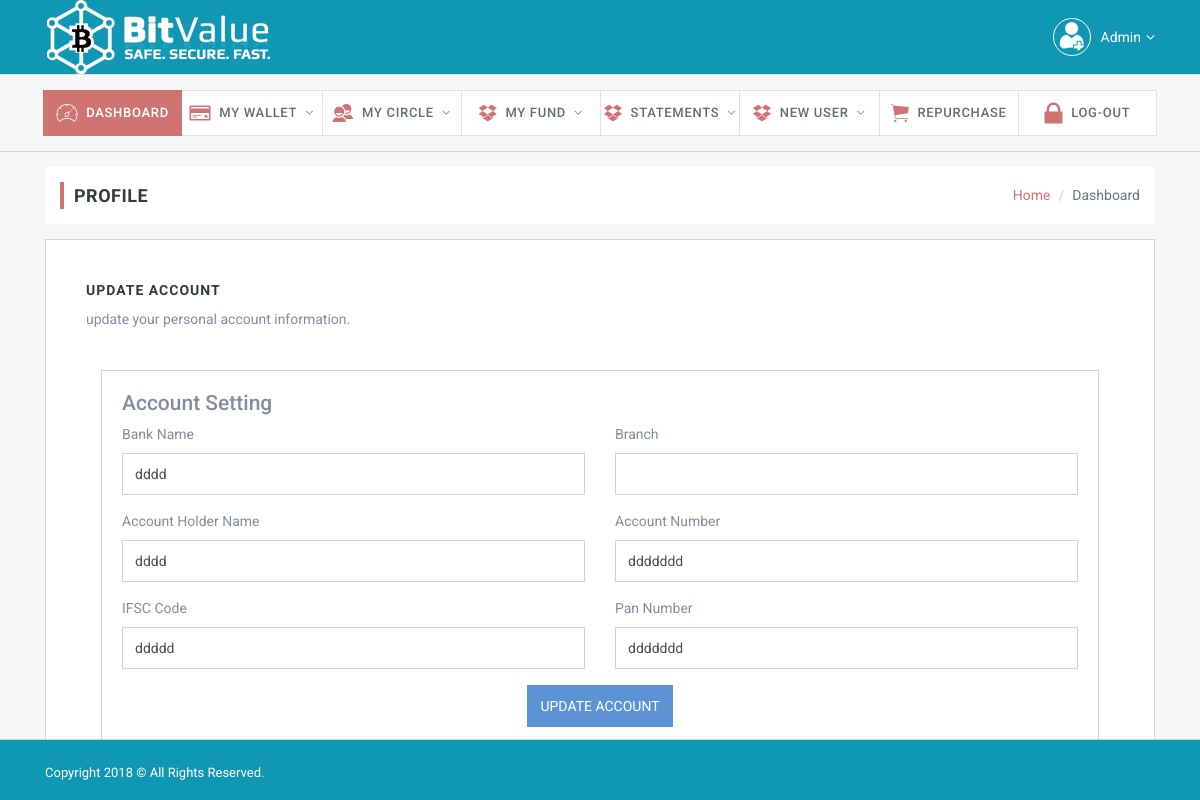
The app's page /bank.php (signed in) with its own data.
### tables this page shows
CREATE TABLE `registration` (
  `UserID` varchar(100) NOT NULL,
  `ChainID` varchar(100) NOT NULL,
  `DirectID` varchar(100) NOT NULL,
  `UserEmail` varchar(100) NOT NULL,
  `Password` varchar(100) NOT NULL,
  `TPassword` varchar(100) NOT NULL,
  `EPassword` varchar(100) NOT NULL,
  `ETPassword` varchar(100) NOT NULL,
  `DOB` varchar(100) NOT NULL,
  `FirstName` varchar(100) NOT NULL,
  `LastName` varchar(100) NOT NULL,
  `Gender` varchar(10) NOT NULL,
  `MobileNo` varchar(100) NOT NULL,
  `Address` longtext NOT NULL,
  `country` varchar(100) NOT NULL DEFAULT 'India',
  `state` varchar(100) NOT NULL,
  `district` varchar(100) NOT NULL,
  `City` varchar(100) NOT NULL,
  `Zip` varchar(100) NOT NULL,
  `Position` varchar(100) NOT NULL,
  `RegistrationDate` varchar(100) NOT NULL,
  `Acc_Holder_Name` varchar(100) NOT NULL,
  `Bank_Name` varchar(100) NOT NULL,
  `Bank_Acc_No` varchar(100) NOT NULL,
  `Branch_Name` varchar(100) NOT NULL,
  `IFSC_Code` varchar(100) NOT NULL,
  `Account_Type` varchar(100) NOT NULL,
  `Pan_Number` varchar(100) NOT NULL,
  `Status` varchar(100) NOT NULL DEFAULT 'Active',
  `PaidStatus` varchar(100) NOT NULL DEFAULT 'Free',
  `timeinstring` int(100) NOT NULL,
  `EmailCode` longtext NOT NULL,
  `scode` int(100) NOT NULL,
  `EmailVerify` int(2) NOT NULL DEFAULT '1',
  `EmailStatus` int(2) NOT NULL DEFAULT '0',
  `currentbtc` varchar(100) NOT NULL,
  `ademail` varchar(100) NOT NULL,
  `admethod` varchar(100) NOT NULL,
  `About` longtext NOT NULL,
  `BTCAccount` varchar(100) NOT NULL,
  `Paytm` varchar(100) NOT NULL,
  `NetellerAccount` varchar(100) NOT NULL,
  `PaypalEmailID` varchar(100) NOT NULL,
  `profilepic` varchar(1000) NOT NULL,
  `addressproof` varchar(1000) NOT NULL,
  `pin` varchar(100) NOT NULL,
  `pancard` varchar(1000) NOT NULL,
  `Adtype` varchar(100) NOT NULL,
  `totalbusiness` varchar(100) NOT NULL,
  `topupsincome` varchar(100) NOT NULL,
  `nonincome` varchar(100) NOT NULL,
  `levelstatus` int(10) NOT NULL,
  `nomineerelation` varchar(100) NOT NULL,
  `nomineename` varchar(100) NOT NULL,
  `widstatus` int(10) NOT NULL DEFAULT '1',
  `Id` int(100) NOT NULL,
  `silverpoolstatus` int(100) NOT NULL,
  `princepoolstatus` int(100) NOT NULL
);

### package/Memberclass.php (called while the page is built, shortened)
<?php
class Member
{
	public function __construct()
	{
		$this->mysqli2 = new mysqli('localhost', 'root', '', 'gstarmar_mlm');
		$this->userID = $_SESSION['User_Array']['UserID'];
	}
function loaduserinfo()
{
	 $query4 = "SELECT * FROM Registration WHERE UserID = '".$this->userID."'";
       $result4=$this->mysqli2->query($query4);
       $num=$result4->fetch_assoc();
	   return $num;
}
}
$obj = new Member();
?>

### bank.php (the view, shortened to what this page needs)
<?php include("header.php"); ?>
<?php
$userdata=$obj->loaduserinfo();
$userinfo=$userdata;
?>
  <div class="slim-mainpanel">
      <div class="container">
        <div class="slim-pageheader">
          <ol class="breadcrumb slim-breadcrumb">
            <li class="breadcrumb-item"><a href="#">Home</a></li>
            <li class="breadcrumb-item active" aria-current="page">Dashboard</li>
          </ol>
          <h6 class="slim-pagetitle">Profile</h6>
        </div>
    <div class="section-wrapper">
          <label class="section-title">Update Account</label>
          <p class="mg-b-20 mg-sm-b-40">update your personal account information.</p>
		 <div class="content-page">
        <div class="content">
            <div class="container-fluid">
         <div id="dvPageContent" class="page-content">
                <div class="row">
                   <div class="col-lg-12 col-md-12">
                         <div class="card" style="padding:20px">
                            <div class="header">
                                <h4 class="title">Account Setting</h4>
                            </div>
	                            <div class="content">
	                                <form action="" method="post" >
	                                     <div class="row">
	                                        <div class="col-md-6">
												<div class="form-group label-floating">
													<label class="control-label">Bank Name</label>
													<input type="text" id="userid" class="form-control border-input" value="<?php echo $userinfo['Bank_Name']; ?>" name="Bank_Name">
												</div>
	                                        </div>
	                                         <div class="col-md-6">
												<div class="form-group label-floating">
													<label class="control-label">Branch </label>
														<input type="text" id="userid" class="form-control border-input" value="<?php echo $userinfo['Branch_Name']; ?>" name="Branch_Name">
												</div>
	                                        </div>
	                                    </div>
	                                    	         <div class="row">
                                        <div class="col-md-6">
                                            <div class="form-group">
                                                <label>Account Holder Name</label>
                                             		<input type="text" id="userid" class="form-control border-input" value="<?php echo $userinfo['Acc_Holder_Name']; ?>" name="Acc_Holder_Name">
											    </div>
                                        </div>
                                        <div class="col-md-6">
                                            <div class="form-group">
                                                <label>Account Number</label>
                                                		<input type="text" id="userid" class="form-control border-input" value="<?php echo $userinfo['Bank_Acc_No']; ?>" name="Bank_Acc_No">
											</div>
                                        </div>
                                    </div>
	                          <div class="row">
                                        <div class="col-md-6">
                                            <div class="form-group">
                                                <label>IFSC Code</label>
                                             		<input type="text" id="userid" class="form-control border-input" value="<?php echo $userinfo['IFSC_Code']; ?>" name="Acc_Holder_Name">
											    </div>
                                        </div>
                                        <div class="col-md-6">
                                            <div class="form-group">
                                                <label>Pan Number</label>
                                                		<input type="text" id="userid" class="form-control border-input" value="<?php echo $userinfo['Pan_Number']; ?>" name="Pan_Number">
											</div>
                                        </div>
                                    </div>
	                                 <div class="text-center">
                                        <button type="submit" class="btn btn-info btn-fill btn-wd" name="updatepro">UPDATE ACCOUNT</button>
                                    </div>
	                            </div>
	                        </div>
	                        </div>
				</div>
</div>
</div>
	</div>
</div>
</div>
</div>
<?php include("footer.php"); ?>

### header.php (shortened to what this page needs)
<?php
include("package/Memberclass.php");
if(empty($_SESSION['User_Array'])){ ?><meta http-equiv="refresh" content="0; url=login.php" /> <?php  exit(); }
$userdata=$obj->loaduserinfo();
?>
<!DOCTYPE html>
<html lang="en">
  <head>
    <link href="lib/font-awesome/css/font-awesome.css" rel="stylesheet">
    <link href="lib/Ionicons/css/ionicons.css" rel="stylesheet">
    <link href="lib/rickshaw/css/rickshaw.min.css" rel="stylesheet">
    <link rel="stylesheet" href="css/slim.css">
  </head>
  <body class="dashboard-3">
    <div class="slim-header">
      <div class="container">
        <div class="slim-header-left">
          <h2 class="slim-logo"><a href="index.html"><img src="img/logo.png"></a></h2>
        </div>
        <div class="slim-header-right">
          <div class="dropdown dropdown-c">
            <a href="#" class="logged-user" data-toggle="dropdown">
              <img src="user.png" alt="">
              <span style="color: #fff"><?php echo $userdata['FirstName']; ?></span>
              <i class="fa fa-angle-down" style="color: #fff"></i>
            </a>
          </div>
        </div>
      </div>
    </div>
    <div class="slim-navbar">
      <div class="container-fluid">
        <ul class="nav">
          <li class="nav-item active">
            <a class="nav-link" href="dashboard.php">
              <i class="icon ion-ios-speedometer-outline"></i>
              <span>Dashboard</span>
            </a>
          </li>
          <li class="nav-item with-sub">
            <a class="nav-link" href="#">
              <i class="icon ion-card"></i>
              <span>My Wallet</span>
            </a>
          </li>
          <li class="nav-item  with-sub">
            <a class="nav-link" href="#" data-toggle="dropdown">
              <i class="icon ion-android-contacts"></i>
              <span>My Circle</span>
              </a>
          </li>
          <li class="nav-item  with-sub">
            <a class="nav-link" href="#" data-toggle="dropdown">
              <i class="icon ion-social-dropbox"></i>
              <span>My Fund</span>
              </a>
          </li>
            <li class="nav-item  with-sub">
            <a class="nav-link" href="#" data-toggle="dropdown">
              <i class="icon ion-social-dropbox"></i>
              <span>Statements</span>
              </a>
          </li>
            <li class="nav-item with-sub">
            <a class="nav-link" href="signup.php" data-toggle="dropdown">
              <i class="icon ion-social-dropbox"></i>
              <span>New User</span>
              </a>
          </li>
          <li class="nav-item">
            <a class="nav-link" href="#" data-toggle="dropdown">
              <i class="icon ion-ios-cart"></i>
              <span>RePurchase</span>
              </a>
          </li>
          <li class="nav-item">
            <a class="nav-link" href="signout.php">
              <i class="icon ion-locked"></i>
              <span>Log-out</span>
              </a>
          </li>
        </ul>
      </div>
    </div>

### records on screen
registration: FirstName "Admin", Bank_Name "dddd", Acc_Holder_Name "dddd", Bank_Acc_No "ddddddd", Acc_Holder_Name "ddddd", Pan_Number "ddddddd"
